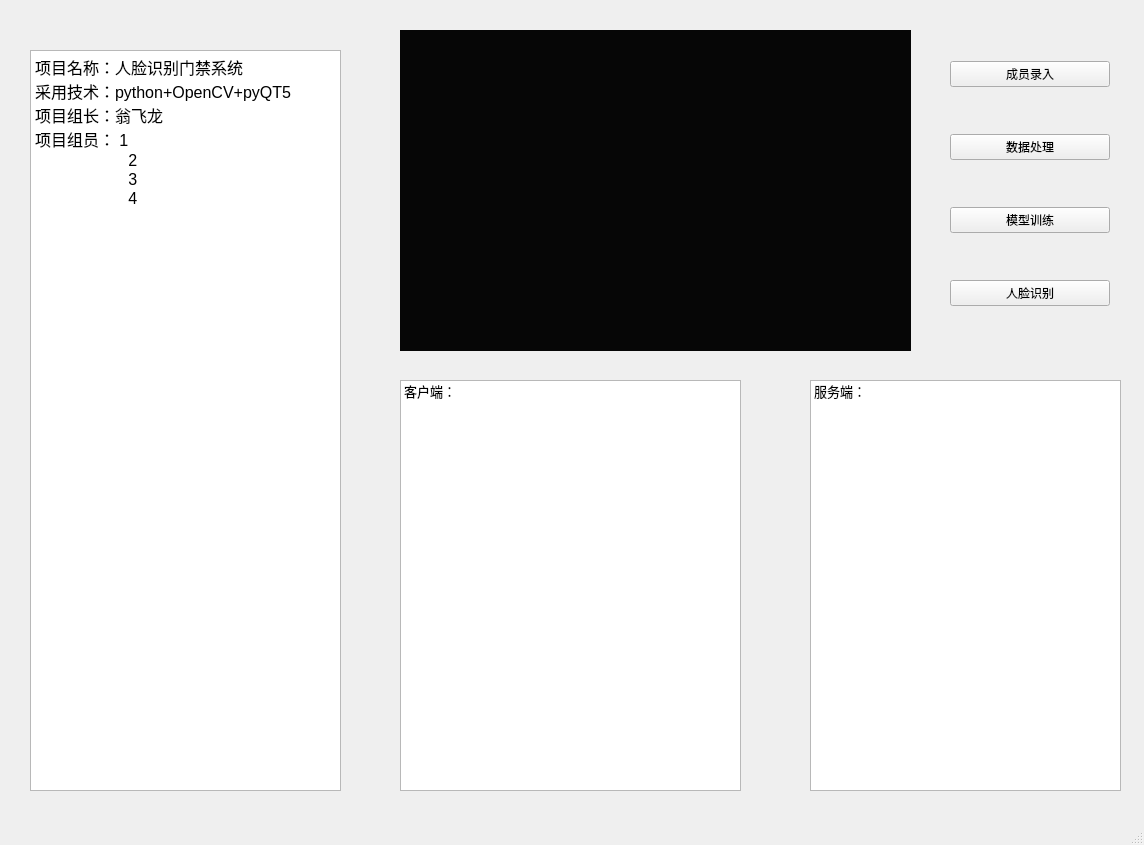
<?xml version="1.0" encoding="UTF-8"?>
<ui version="4.0">
 <class>Form</class>
 <widget class="QMainWindow" name="Form">
  <property name="geometry">
   <rect>
    <x>0</x>
    <y>0</y>
    <width>1144</width>
    <height>845</height>
   </rect>
  </property>
  <property name="windowTitle">
   <string>MainWindow</string>
  </property>
  <widget class="QWidget" name="centralwidget">
   <widget class="QLabel" name="face">
    <property name="geometry">
     <rect>
      <x>400</x>
      <y>30</y>
      <width>511</width>
      <height>321</height>
     </rect>
    </property>
    <property name="styleSheet">
     <string notr="true">
background-color: rgb(6, 6, 6);</string>
    </property>
    <property name="text">
     <string/>
    </property>
   </widget>
   <widget class="QWidget" name="verticalLayoutWidget">
    <property name="geometry">
     <rect>
      <x>950</x>
      <y>20</y>
      <width>160</width>
      <height>331</height>
     </rect>
    </property>
    <layout class="QVBoxLayout" name="verticalLayout">
     <item>
      <widget class="QPushButton" name="ImageAcquisition">
       <property name="text">
        <string>成员录入</string>
       </property>
      </widget>
     </item>
     <item>
      <widget class="QPushButton" name="FaceDateSet">
       <property name="text">
        <string>数据处理</string>
       </property>
      </widget>
     </item>
     <item>
      <widget class="QPushButton" name="ModelTraining">
       <property name="text">
        <string>模型训练</string>
       </property>
      </widget>
     </item>
     <item>
      <widget class="QPushButton" name="FaceRecognition">
       <property name="text">
        <string>人脸识别</string>
       </property>
      </widget>
     </item>
    </layout>
   </widget>
   <widget class="QListWidget" name="client">
    <property name="geometry">
     <rect>
      <x>400</x>
      <y>380</y>
      <width>341</width>
      <height>411</height>
     </rect>
    </property>
    <item>
     <property name="text">
      <string>客户端：</string>
     </property>
     <property name="font">
      <font>
       <pointsize>10</pointsize>
      </font>
     </property>
    </item>
   </widget>
   <widget class="QTextEdit" name="information">
    <property name="geometry">
     <rect>
      <x>30</x>
      <y>50</y>
      <width>311</width>
      <height>741</height>
     </rect>
    </property>
    <property name="font">
     <font>
      <pointsize>13</pointsize>
     </font>
    </property>
    <property name="html">
     <string>&lt;!DOCTYPE HTML PUBLIC &quot;-//W3C//DTD HTML 4.0//EN&quot; &quot;http://www.w3.org/TR/REC-html40/strict.dtd&quot;&gt;
&lt;html&gt;&lt;head&gt;&lt;meta name=&quot;qrichtext&quot; content=&quot;1&quot; /&gt;&lt;style type=&quot;text/css&quot;&gt;
p, li { white-space: pre-wrap; }
&lt;/style&gt;&lt;/head&gt;&lt;body style=&quot; font-family:'SimSun'; font-size:13pt; font-weight:400; font-style:normal;&quot;&gt;
&lt;p style=&quot; margin-top:0px; margin-bottom:0px; margin-left:0px; margin-right:0px; -qt-block-indent:0; text-indent:0px;&quot;&gt;&lt;span style=&quot; font-size:12pt;&quot;&gt;项目名称：人脸识别门禁系统&lt;/span&gt;&lt;/p&gt;
&lt;p style=&quot; margin-top:0px; margin-bottom:0px; margin-left:0px; margin-right:0px; -qt-block-indent:0; text-indent:0px;&quot;&gt;&lt;span style=&quot; font-size:12pt;&quot;&gt;采用技术：python+OpenCV+pyQT5&lt;/span&gt;&lt;/p&gt;
&lt;p style=&quot; margin-top:0px; margin-bottom:0px; margin-left:0px; margin-right:0px; -qt-block-indent:0; text-indent:0px;&quot;&gt;&lt;span style=&quot; font-size:12pt;&quot;&gt;项目组长：翁飞龙&lt;/span&gt;&lt;/p&gt;
&lt;p style=&quot; margin-top:0px; margin-bottom:0px; margin-left:0px; margin-right:0px; -qt-block-indent:0; text-indent:0px;&quot;&gt;&lt;span style=&quot; font-size:12pt;&quot;&gt;项目组员： 1&lt;/span&gt;&lt;/p&gt;
&lt;p style=&quot; margin-top:0px; margin-bottom:0px; margin-left:0px; margin-right:0px; -qt-block-indent:0; text-indent:0px;&quot;&gt;&lt;span style=&quot; font-size:12pt;&quot;&gt;	   2&lt;/span&gt;&lt;/p&gt;
&lt;p style=&quot; margin-top:0px; margin-bottom:0px; margin-left:0px; margin-right:0px; -qt-block-indent:0; text-indent:0px;&quot;&gt;&lt;span style=&quot; font-size:12pt;&quot;&gt;	   3&lt;/span&gt;&lt;/p&gt;
&lt;p style=&quot; margin-top:0px; margin-bottom:0px; margin-left:0px; margin-right:0px; -qt-block-indent:0; text-indent:0px;&quot;&gt;&lt;span style=&quot; font-size:12pt;&quot;&gt;	   4&lt;/span&gt;&lt;/p&gt;
&lt;p style=&quot;-qt-paragraph-type:empty; margin-top:0px; margin-bottom:0px; margin-left:0px; margin-right:0px; -qt-block-indent:0; text-indent:0px; font-size:12pt;&quot;&gt;&lt;br /&gt;&lt;/p&gt;&lt;/body&gt;&lt;/html&gt;</string>
    </property>
   </widget>
   <widget class="QListWidget" name="server">
    <property name="geometry">
     <rect>
      <x>810</x>
      <y>380</y>
      <width>311</width>
      <height>411</height>
     </rect>
    </property>
    <item>
     <property name="text">
      <string>服务端：</string>
     </property>
     <property name="font">
      <font>
       <pointsize>10</pointsize>
      </font>
     </property>
    </item>
   </widget>
  </widget>
  <widget class="QStatusBar" name="statusbar"/>
 </widget>
 <resources/>
 <connections/>
</ui>
